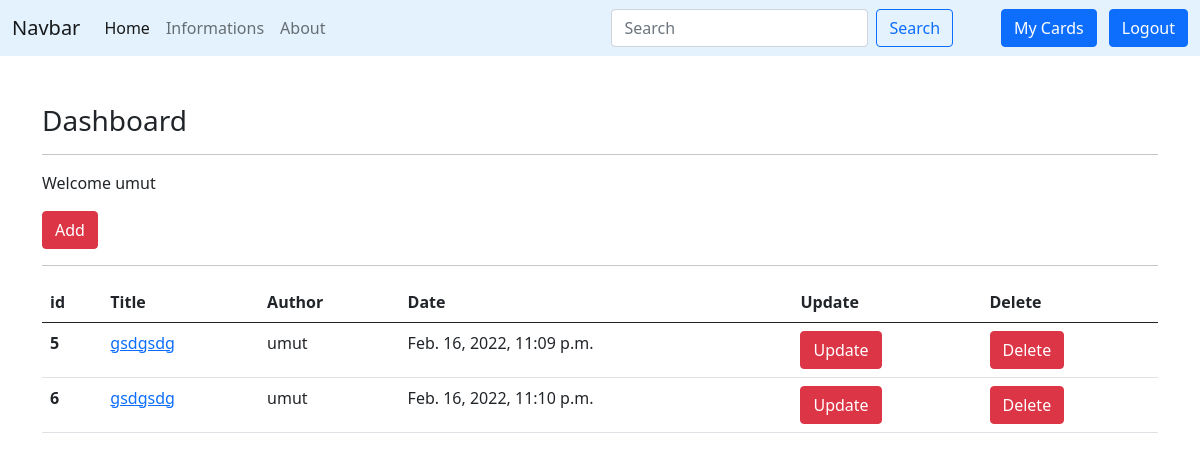
Screenshot of /informations/dashboard/ (signed in) with the database file from the repository.
### informations/models.py (models this page shows, shortened)
class Information(models.Model):
    author = models.ForeignKey("auth.User",on_delete = models.CASCADE)
    title = models.CharField(max_length=50)
    content = models.TextField()
    created_date = models.DateTimeField(auto_now_add=True)
    information_file = models.FileField(blank=True,null=True,verbose_name="Add file")

### informations/views.py (the view)
# urls.py: path('dashboard/', views.dashboard,name="dashboard"),
@login_required(login_url="user:login")
def dashboard(request):
    informations = Information.objects.filter(author = request.user)
    context={
        "informations":informations
    }
    return render(request,"dashboard.html",context)

### templates/dashboard.html
{% extends 'layout.html' %}
{% block body %}
<h3>Dashboard</h3>
<hr>
<p>
    Welcome {{request.user.username}}
</p>
<a class="btn btn-danger" href="/informations/addinfo">Add</a>
<hr>
{% if informations %}
<table class="table">
    <thead>
      <tr>
        <th scope="col">id</th>
        <th scope="col">Title</th>
        <th scope="col">Author</th>
        <th scope="col">Date</th>
        <th scope="col">Update</th>
        <th scope="col">Delete</th>
      </tr>
    </thead>
    <tbody>
      {% for information in informations %}
    <tr>
        <th scope="row">{{information.id}}</th>
        <td><a href="{% url 'information:detail' information.id%}">{{information.title}}</a></td>
        <td>{{information.author.username}}</td>
        <td>{{information.created_date}}</td>
        <td><a href="/informations/update/{{information.id}}" class="btn btn-danger">Update<a></td>
        <td><a href="/informations/delete/{{information.id}}" class="btn btn-danger">Delete<a></td>
    </tr>
      {% endfor %}
    </tbody>
  </table>
{% else %}
<div class="alert alert-danger">
    You do not have a information
</div>
{% endif %}
{% endblock body %}

### rows the page displays
Information: id "5", title "gsdgsdg", author.username "umut", created_date "Feb. 16, 2022, 11:09 p.m."
Information: id "6", title "gsdgsdg", author.username "umut", created_date "Feb. 16, 2022, 11:10 p.m."

### other values shown
{{ request.user.username }} "umut"
